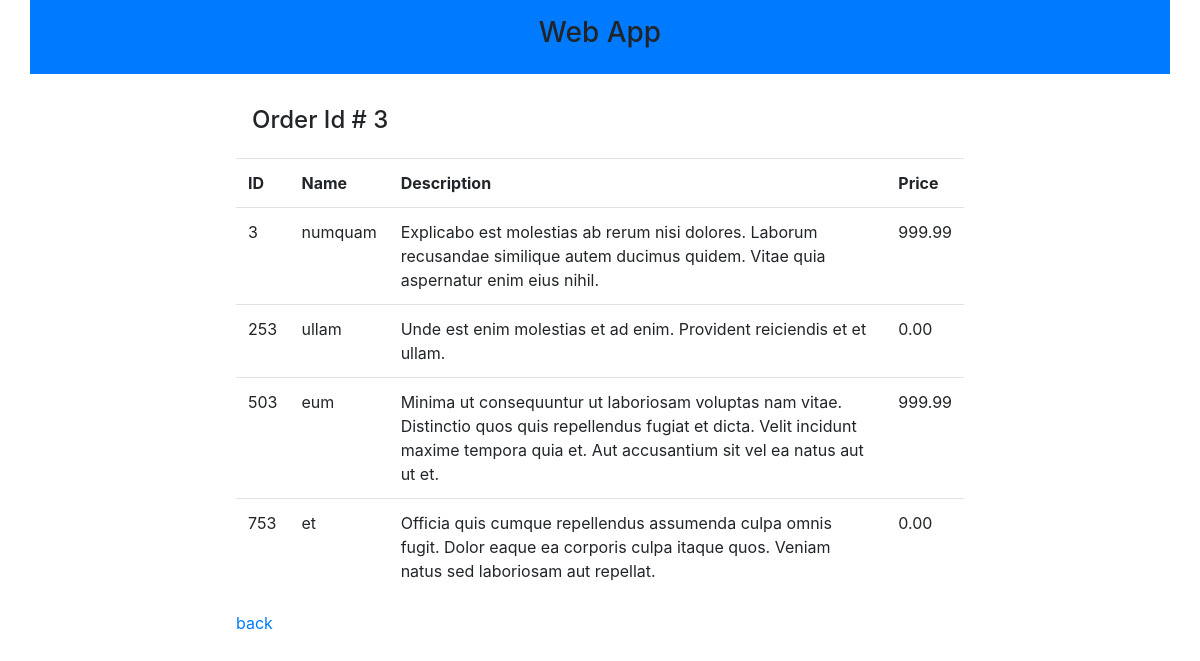
The page /order.php?orderId=3 (signed in) on the database its author committed.
### tables this page shows
CREATE TABLE `order_item` (
  `id` int(11) NOT NULL AUTO_INCREMENT,
  `order_id` int(11) NOT NULL,
  `item_name` varchar(255) NOT NULL,
  `item_description` varchar(500) NOT NULL,
  `item_price` decimal(5,2) NOT NULL,
  PRIMARY KEY (`id`)
);

### order.php (the view, shortened to what this page needs)
<!DOCTYPE HTML>
<html lang="en">
	<head>
			<link rel="stylesheet" href="https://cdnjs.cloudflare.com/ajax/libs/twitter-bootstrap/4.1.3/css/bootstrap.min.css"/>
			<link rel="stylesheet" href="https://cdnjs.cloudflare.com/ajax/libs/font-awesome/4.7.0/css/font-awesome.min.css"/>
	</head>
	<body>
		<div class="container">
			<div class="row bg-primary">
				<div class="col-sm-12 text-center p-3">
					<h3>Web App</h2>
				</div>
			</div>
			<div class="row">
				<div class="col-sm-2 p-3">
				</div>
				<div class="col-sm-8 p-3">
					<?php
					$isLoggedIn = isset($_SESSION['isLoggedIn']) ? $_SESSION['isLoggedIn'] : false;
					$orderId = isset($_REQUEST['orderId']) ? $_REQUEST['orderId'] : false;
					if ($isLoggedIn === true) {
						echo "<h4 class='p-3'>Order Id # " . $orderId . "</h4>";
						$db_servername = "localhost";
						$db_username = "orders_user";
						$db_password = "passw0rd";
						$db_name = "orders";
						$db_conn = new mysqli($db_servername, $db_username, $db_password, $db_name);
						$sql = "SELECT id, item_description, item_name, item_price FROM order_item WHERE order_id = " . $orderId;
						$db_result = $db_conn->query($sql);
						if ($db_result->num_rows > 0) {
							echo "<table class='table'><tr><th>ID</th><th>Name</td><th>Description</th><th>Price</th></tr>";
							while($row = $db_result->fetch_assoc()) {
								echo "<tr><td>".$row["id"]."</td><td>".$row["item_name"]."</td><td>".$row["item_description"]."</td><td>".$row["item_price"]."</td></tr>";
							}
							echo "</table>";
						} else {
							echo "0 results";
						}
						echo "<p><a href='report.php'>back</a></p>";
					} else {
						echo '<script type="text/javascript">
							window.location = "index.php"
						</script>';
					}
					?>
				</div>
				<div class="col-sm-2 p-3">
				</div>
			</div>
		</div>
	</body>
</html>

### rows shown on the page
order_item: id "3", item_name "numquam", item_description "Explicabo est molestias ab rerum nisi dolores. Laborum recusandae similique autem ducimus quidem. Vitae quia aspernatur enim eius nihil.", item_price "999.99"
order_item: id "253", item_name "ullam", item_description "Unde est enim molestias et ad enim. Provident reiciendis et et ullam.", item_price "0.00"
order_item: id "503", item_name "eum", item_description "Minima ut consequuntur ut laboriosam voluptas nam vitae. Distinctio quos quis repellendus fugiat et dicta. Velit incidunt maxime tempora quia et. Aut accusantium sit vel ea natus aut ut et.", item_price "999.99"
order_item: id "753", item_name "et", item_description "Officia quis cumque repellendus assumenda culpa omnis fugit. Dolor eaque ea corporis culpa itaque quos. Veniam natus sed laboriosam aut repellat.", item_price "0.00"

### other values the page prints
$orderId "3"
